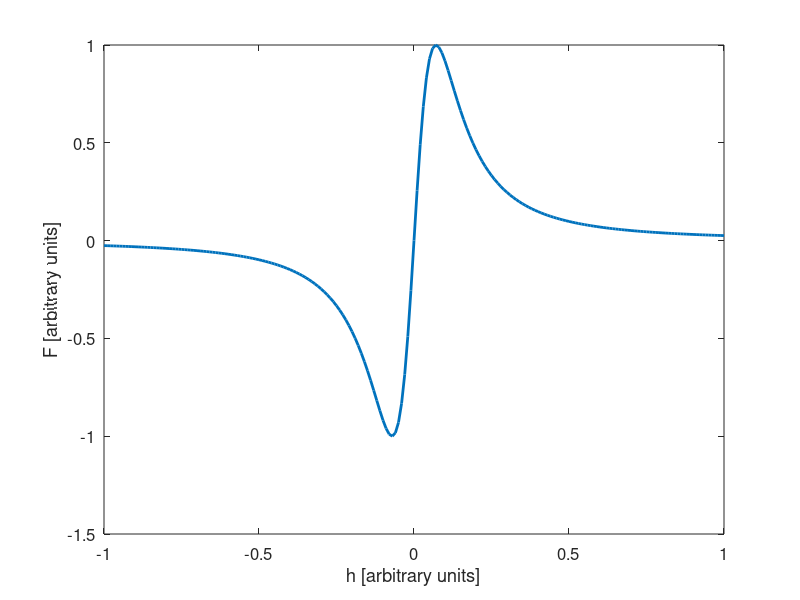

The MATLAB script that drew this image:
close all
clear all
clc

label_font_size = 12;

Q = 1;
rho_l = 1;
b = 1;
eps_0 = 1;
h = -10:.1:10;
F_z = Q*rho_l*b*h./(2*eps_0*(h.^2+b^2).^(3/2));
F_z = F_z./max(F_z);

plot(h/10,F_z,'linewidth',2)
set(gca, 'FontSize', label_font_size);
xlabel('h [arbitrary units]')
ylabel('F [arbitrary units]')

